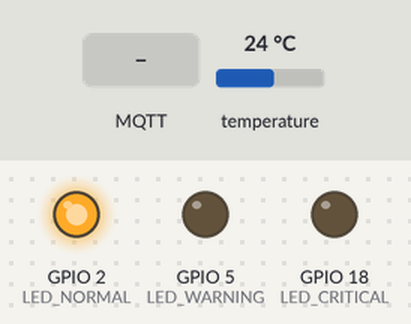
Recording of a sketch running on a simulated ESP32. Shown: output pins drawn as LEDs (lit = HIGH). The test bench sets the inputs (shaded band); at power-on: temperature 24 °C. WiFi joins after 1.5 s; servers stay silent unless stated; random numbers use the default seed unless the sketch sets one; no MQTT or app messages arrive unless stated; what the sketch prints to the serial monitor is not drawn.

Above: at 3.7 s.
3.8 s: temperature set to 29.5 °C
7.2 s: temperature set to 30.6 °C
At 11.5 s:
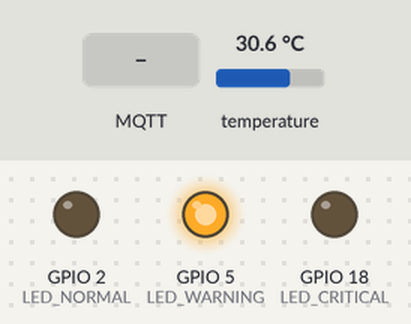
12.2 s: MQTT message "CRITICAL" arrives on the first subscribed topic
At 13.5 s:
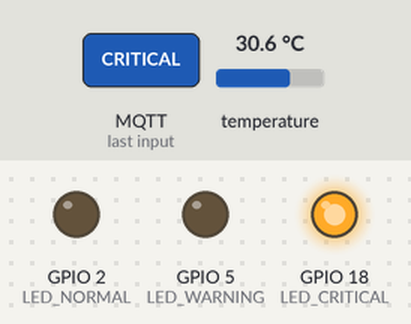
15.2 s: MQTT message "NORMAL" arrives on the first subscribed topic
At 16.5 s:
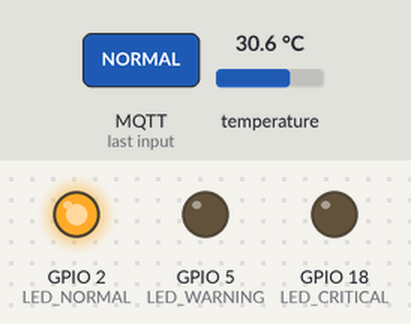
17.2 s: MQTT message "WARNING" arrives on the first subscribed topic
At 18.5 s:
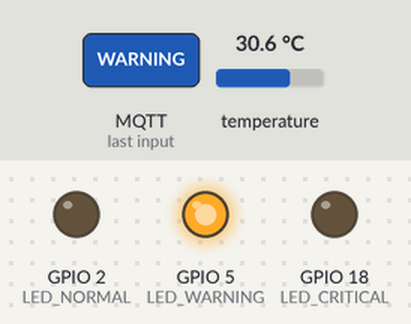
Timing chart, 0 to 20.2 s (numbered marks = the images above; inputs shaded):
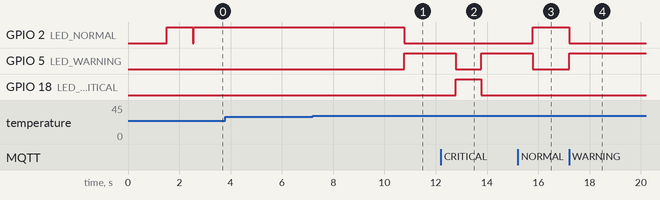

The sketch:

esp32_telematics.ino
```cpp
/*
 * ESP32 Telematics Device - Vehicle Data Collection & Transmission
 * Collects: Temperature, OBD-II data, Mileage
 * Signs data with VIN-based ECDSA private key
 * Transmits via MQTT to Control Unit
 *
 * FSM States: NORMAL → WARNING → CRITICAL (based on temperature)
 */

#include <WiFi.h>
#include <PubSubClient.h>
#include <OneWire.h>
#include <DallasTemperature.h>
#include "config.h"

// CONFIGURATION - Using config.h

// WiFi credentials
const char* ssid = WIFI_SSID;
const char* password = WIFI_PASSWORD;

// MQTT Configuration FIXED Use IP Adress not "localhost"
const char* mqtt_server = MQTT_BROKER;
const int mqtt_port = MQTT_PORT;
const char* mqtt_topic_telemetry = MQTT_TOPIC_TELEMETRY;
const char* mqtt_topic_state = MQTT_TOPIC_STATE;

// VIN Configuration (for signing)
const char* VEHICLE_VIN = TEST_VIN;

// Temperature sensor
#define ONE_WIRE_BUS 4
#define LED_NORMAL 2
#define LED_WARNING 5
#define LED_CRITICAL 18

// Temperature thresholds
#define TEMP_THRESHOLD_WARNING TEMP_NORMAL
#define TEMP_THRESHOLD_CRITICAL TEMP_WARNING

// Sampling frequencies
#define FREQUENCY_NORMAL FREQ_NORMAL
#define FREQUENCY_WARNING FREQ_WARNING
#define FREQUENCY_CRITICAL FREQ_CRITICAL

// GLOBAL VARIABLES

WiFiClient espClient;
PubSubClient mqttClient(espClient);

OneWire oneWire(ONE_WIRE_BUS);
DallasTemperature sensors(&oneWire);

// FSM States
enum SystemState {
  STATE_NORMAL,
  STATE_WARNING,
  STATE_CRITICAL
};

SystemState currentState = STATE_NORMAL;
unsigned long lastSampleTime = 0;
unsigned long samplingFrequency = FREQUENCY_NORMAL;

// Vehicle data
float currentTemperature = 0.0;
unsigned long currentMileage = 45000; // Simulated
String diagnosticCodes = "";

// SETUP
void setup() {
  Serial.begin(115200);

  // Initialize LEDs
  pinMode(LED_NORMAL, OUTPUT);
  pinMode(LED_WARNING, OUTPUT);
  pinMode(LED_CRITICAL, OUTPUT);

  // Initialize temperature sensor
  sensors.begin();

  // Connect to WiFi
  connectToWiFi();

  // Connect to MQTT
  mqttClient.setServer(mqtt_server, mqtt_port);
  mqttClient.setCallback(mqttCallback);
  connectToMQTT();

  Serial.println("ESP32 Telematics Device Initialized");
  Serial.println("VIN: " + String(VEHICLE_VIN));

  updateLEDs();
}

// MAIN LOOP

void loop() {
  // Maintain MQTT connection
  if (!mqttClient.connected()) {
    connectToMQTT();
  }
  mqttClient.loop();

  // Check if it's time to sample
  unsigned long currentTime = millis();
  if (currentTime - lastSampleTime >= samplingFrequency) {
    lastSampleTime = currentTime;

    // Collect telemetry data
    collectTelemetryData();

    // Update FSM state based on temperature
    updateSystemState();

    // Sign and transmit data
    String telemetryData = buildTelemetryPacket();
    String signature = signData(telemetryData);

    String signedPacket = telemetryData + "|SIG:" + signature;

    // Publish to MQTT
    mqttClient.publish(mqtt_topic_telemetry, signedPacket.c_str());

    Serial.println("Telemetry sent: " + telemetryData);
    Serial.println("Signature: " + signature.substring(0, 16) + "...");
  }
}

// WIFI CONNECTION

void connectToWiFi() {
  Serial.print("Connecting to WiFi");
  WiFi.begin(ssid, password);

  int attempts = 0;
  while (WiFi.status() != WL_CONNECTED && attempts < 20) {
    delay(500);
    Serial.print(".");
    attempts++;
  }

  if (WiFi.status() == WL_CONNECTED) {
    Serial.println("\nWiFi connected");
    Serial.println("IP: " + WiFi.localIP().toString());
    digitalWrite(LED_NORMAL, HIGH);
    delay(1000);
    digitalWrite(LED_NORMAL, LOW);
  } else {
    Serial.println("\nWiFi connection failed");
    Serial.println("Check your SSID and password in config.h");
    digitalWrite(LED_CRITICAL, HIGH);
  }
}

// MQTT CONNECTION

void connectToMQTT() {
  while (!mqttClient.connected()) {
    Serial.print("Connecting to MQTT");

    String clientId = "ESP32_" + String(VEHICLE_VIN);

    if (mqttClient.connect(clientId.c_str())) {
      Serial.println("MQTT connected");
      mqttClient.subscribe(mqtt_topic_state);
    } else {
      Serial.print("MQTT failed, rc=");
      Serial.println(mqttClient.state());
      Serial.println("Check MQTT_BROKER IP in config.h");
      delay(2000);
    }
  }
}

void mqttCallback(char* topic, byte* payload, unsigned int length) {
  String message = "";
  for (unsigned int i = 0; i < length; i++) {
    message += (char)payload[i];
  }

  Serial.println("MQTT received: " + message);

  // Handle state updates from Control Unit
  if (message == "NORMAL") {
    currentState = STATE_NORMAL;
    samplingFrequency = FREQUENCY_NORMAL;
  } else if (message == "WARNING") {
    currentState = STATE_WARNING;
    samplingFrequency = FREQUENCY_WARNING;
  } else if (message == "CRITICAL") {
    currentState = STATE_CRITICAL;
    samplingFrequency = FREQUENCY_CRITICAL;
  }

  updateLEDs();
}

// TELEMETRY DATA COLLECTION

void collectTelemetryData() {
  // Read temperature from DS18B20
  sensors.requestTemperatures();
  currentTemperature = sensors.getTempCByIndex(0);

  // Check for sensor errors
  if (currentTemperature == -127.0 || currentTemperature == 85.0) {
    Serial.println("Temperature sensor error!");
    currentTemperature = 25.0; // Use default value
  }

  // Simulate OBD-II data
  currentMileage += random(0, 2); // Increment mileage slightly

  // Simulate diagnostic codes (10% chance of generating code)
  if (random(100) < 10) {
    String codes[] = {"P0300", "P0420", "P0171", "P0301", "P0441"};
    diagnosticCodes = codes[random(5)];
  } else {
    diagnosticCodes = "";
  }

  Serial.println("Temperature: " + String(currentTemperature) + "°C");
  Serial.println("Mileage: " + String(currentMileage) + " km");
  if (diagnosticCodes != "") {
    Serial.println("DTC: " + diagnosticCodes);
  }
}

// FSM STATE MANAGEMENT

void updateSystemState() {
  SystemState previousState = currentState;

  if (currentTemperature < TEMP_THRESHOLD_WARNING) {
    currentState = STATE_NORMAL;
    samplingFrequency = FREQUENCY_NORMAL;
  } else if (currentTemperature < TEMP_THRESHOLD_CRITICAL) {
    currentState = STATE_WARNING;
    samplingFrequency = FREQUENCY_WARNING;
  } else {
    currentState = STATE_CRITICAL;
    samplingFrequency = FREQUENCY_CRITICAL;
  }

  if (previousState != currentState) {
    Serial.println("State changed: " + getStateName(previousState) + " → " + getStateName(currentState));
    updateLEDs();

    // Notify Control Unit
    mqttClient.publish(mqtt_topic_state, getStateName(currentState).c_str());
  }
}

String getStateName(SystemState state) {
  switch (state) {
    case STATE_NORMAL: return "NORMAL";
    case STATE_WARNING: return "WARNING";
    case STATE_CRITICAL: return "CRITICAL";
    default: return "UNKNOWN";
  }
}

void updateLEDs() {
  digitalWrite(LED_NORMAL, LOW);
  digitalWrite(LED_WARNING, LOW);
  digitalWrite(LED_CRITICAL, LOW);

  switch (currentState) {
    case STATE_NORMAL:
      digitalWrite(LED_NORMAL, HIGH);
      break;
    case STATE_WARNING:
      digitalWrite(LED_WARNING, HIGH);
      break;
    case STATE_CRITICAL:
      digitalWrite(LED_CRITICAL, HIGH);
      break;
  }
}

// DATA SIGNING (VIN-BASED)

String buildTelemetryPacket() {
  String packet = "";
  packet += "VIN:" + String(VEHICLE_VIN);
  packet += "|TEMP:" + String(currentTemperature, 2);
  packet += "|MILEAGE:" + String(currentMileage);
  packet += "|STATE:" + getStateName(currentState);
  if (diagnosticCodes != "") {
    packet += "|DTC:" + diagnosticCodes;
  }
  packet += "|TIMESTAMP:" + String(millis());

  return packet;
}

String signData(String data) {
  // DJB2 hash algorithm - matches Arduino implementation
  unsigned long hash = 5381;
  String dataWithVIN = data + String(VEHICLE_VIN);

  for (unsigned int i = 0; i < dataWithVIN.length(); i++) {
    hash = ((hash << 5) + hash) + dataWithVIN[i]; // hash * 33 + c
  }

  // Convert to hex string (8 characters)
  char hashStr[9];
  sprintf(hashStr, "%08lx", hash);
  return String(hashStr);
}
```

config.h
```cpp
// config.h - ESP32 Configuration
// YOU MUST UPDATE THIS FILE WITH YOUR WIFI AND IP ADDRESS!

#ifndef CONFIG_H
#define CONFIG_H

// WiFi Configuration - CHANGE THESE!

#define WIFI_SSID "YOUR_WIFI_NAME"        // ← Put your WiFi network name here
#define WIFI_PASSWORD "YOUR_WIFI_PASSWORD" // ← Put your WiFi password here

// MQTT Broker Configuration - CHANGE THIS!

// This should be your computer's IP address (not "localhost"!)
// To find your IP:
//   Windows: ipconfig
//   Mac/Linux: ifconfig
//   Look for something like: 192.168.1.100 or 10.0.0.5
#define MQTT_BROKER "192.168.1.100"  // ← Put your computer's IP here!
#define MQTT_PORT 1883
#define MQTT_TOPIC_TELEMETRY "vehicle/telemetry"
#define MQTT_TOPIC_STATE "vehicle/state"

// Hardware Pin Configuration - Don't change unless wiring is different

#define ONE_WIRE_BUS 4  // GPIO4 for DS18B20 temperature sensor
#define TEMP_PRECISION 12

// LED Pins
#define LED_GREEN 2
#define LED_YELLOW 5
#define LED_RED 18

// Temperature Thresholds - Can adjust if needed
#define TEMP_NORMAL 30.0    // Below this = NORMAL state
#define TEMP_WARNING 40.0   // Above this = CRITICAL state

// Sampling Frequencies (milliseconds) - Can adjust if needed
#define FREQ_NORMAL 5000    // 5 seconds in NORMAL state
#define FREQ_WARNING 2000   // 2 seconds in WARNING state
#define FREQ_CRITICAL 1000  // 1 second in CRITICAL state

// Test Vehicle VIN - Can use any VIN for testing
#define TEST_VIN "1HGCM82633A123456"

#endif
```

Measured:
- the behaviour switches between 29.9 and 30 °C on temperature (found by bisection; images 0 and 1)
- after the input at 3.8 s, every drawn part: stays the same
- after the input at 7.2 s, GPIO 2 (LED_NORMAL): HIGH → LOW after 3.6 s; GPIO 5 (LED_WARNING): LOW → HIGH after 3.6 s
- after the input at 12.2 s, GPIO 5 (LED_WARNING): HIGH → LOW after 0.58 s, → HIGH 0.99 s later; GPIO 18 (LED_CRITICAL): LOW → HIGH after 0.58 s, → LOW 0.99 s later
- after the input at 15.2 s, GPIO 2 (LED_NORMAL): LOW → HIGH after 0.58 s; GPIO 5 (LED_WARNING): HIGH → LOW after 0.58 s
- after the input at 17.2 s, GPIO 2 (LED_NORMAL): HIGH → LOW at once; GPIO 5 (LED_WARNING): LOW → HIGH at once
